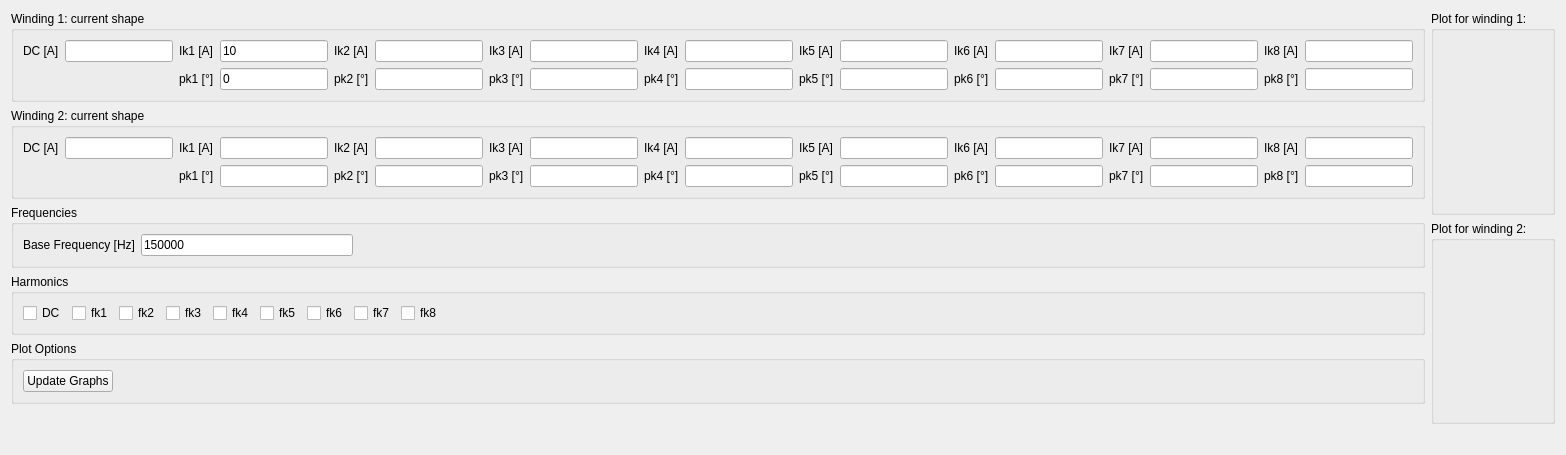
          <widget class="QWidget" name="excitation_QWidget">
           <attribute name="title">
            <string>Excitation</string>
           </attribute>
           <layout class="QGridLayout" name="gridLayout_15">
            <item row="0" column="0">
             <layout class="QHBoxLayout" name="horizontalLayout_2">
              <item>
               <layout class="QVBoxLayout" name="verticalLayout_3">
                <item>
                 <widget class="QGroupBox" name="md_winding1_current_groupBox">
                  <property name="title">
                   <string>Winding 1: current shape</string>
                  </property>
                  <layout class="QGridLayout" name="gridLayout_5">
                   <item row="1" column="16">
                    <widget class="QLabel" name="label_34">
                     <property name="text">
                      <string>pk8 [°]</string>
                     </property>
                    </widget>
                   </item>
                   <item row="1" column="11">
                    <widget class="QLineEdit" name="md_winding1_pk5_lineEdit"/>
                   </item>
                   <item row="0" column="15">
                    <widget class="QLineEdit" name="md_winding1_ik7_lineEdit"/>
                   </item>
                   <item row="0" column="5">
                    <widget class="QLineEdit" name="md_winding1_ik2_lineEdit"/>
                   </item>
                   <item row="1" column="8">
                    <widget class="QLabel" name="label_28">
                     <property name="text">
                      <string>pk4 [°]</string>
                     </property>
                    </widget>
                   </item>
                   <item row="0" column="4">
                    <widget class="QLabel" name="label_22">
                     <property name="text">
                      <string>Ik2 [A]</string>
                     </property>
                    </widget>
                   </item>
                   <item row="0" column="10">
                    <widget class="QLabel" name="label_25">
                     <property name="text">
                      <string>Ik5 [A]</string>
                     </property>
                    </widget>
                   </item>
                   <item row="0" column="3">
                    <widget class="QLineEdit" name="md_winding1_ik1_lineEdit">
                     <property name="text">
                      <string>10</string>
                     </property>
                    </widget>
                   </item>
                   <item row="0" column="12">
                    <widget class="QLabel" name="label_26">
                     <property name="text">
                      <string>Ik6 [A]</string>
                     </property>
                    </widget>
                   </item>
                   <item row="0" column="16">
                    <widget class="QLabel" name="label_32">
                     <property name="text">
                      <string>Ik8 [A]</string>
                     </property>
                    </widget>
                   </item>
                   <item row="0" column="1">
                    <widget class="QLineEdit" name="md_winding1_idc_lineEdit"/>
                   </item>
                   <item row="1" column="13">
                    <widget class="QLineEdit" name="md_winding1_pk6_lineEdit"/>
                   </item>
                   <item row="1" column="9">
                    <widget class="QLineEdit" name="md_winding1_pk4_lineEdit"/>
                   </item>
                   <item row="1" column="3">
                    <widget class="QLineEdit" name="md_winding1_pk1_lineEdit">
                     <property name="text">
                      <string>0</string>
                     </property>
                    </widget>
                   </item>
                   <item row="0" column="7">
                    <widget class="QLineEdit" name="md_winding1_ik3_lineEdit"/>
                   </item>
                   <item row="0" column="14">
                    <widget class="QLabel" name="label_31">
                     <property name="text">
                      <string>Ik7 [A]</string>
                     </property>
                    </widget>
                   </item>
                   <item row="1" column="6">
                    <widget class="QLabel" name="label_27">
                     <property name="text">
                      <string>pk3 [°]</string>
                     </property>
                    </widget>
                   </item>
                   <item row="0" column="2">
                    <widget class="QLabel" name="label_19">
                     <property name="text">
                      <string>Ik1 [A]</string>
                     </property>
                    </widget>
                   </item>
                   <item row="1" column="15">
                    <widget class="QLineEdit" name="md_winding1_pk7_lineEdit"/>
                   </item>
                   <item row="0" column="11">
                    <widget class="QLineEdit" name="md_winding1_ik5_lineEdit"/>
                   </item>
                   <item row="1" column="2">
                    <widget class="QLabel" name="label_20">
                     <property name="text">
                      <string>pk1 [°]</string>
                     </property>
                    </widget>
                   </item>
                   <item row="1" column="14">
                    <widget class="QLabel" name="label_33">
                     <property name="text">
                      <string>pk7 [°]</string>
                     </property>
                    </widget>
                   </item>
                   <item row="1" column="12">
                    <widget class="QLabel" name="label_30">
                     <property name="text">
                      <string>pk6 [°]</string>
                     </property>
                    </widget>
                   </item>
                   <item row="1" column="10">
                    <widget class="QLabel" name="label_29">
                     <property name="text">
                      <string>pk5 [°]</string>
                     </property>
                    </widget>
                   </item>
                   <item row="1" column="17">
                    <widget class="QLineEdit" name="md_winding1_pk8_lineEdit"/>
                   </item>
                   <item row="0" column="6">
                    <widget class="QLabel" name="label_23">
                     <property name="text">
                      <string>Ik3 [A]</string>
                     </property>
                    </widget>
                   </item>
                   <item row="1" column="4">
                    <widget class="QLabel" name="label_21">
                     <property name="text">
                      <string>pk2 [°]</string>
                     </property>
                    </widget>
                   </item>
                   <item row="0" column="9">
                    <widget class="QLineEdit" name="md_winding1_ik4_lineEdit"/>
                   </item>
                   <item row="0" column="17">
                    <widget class="QLineEdit" name="md_winding1_ik8_lineEdit"/>
                   </item>
                   <item row="1" column="7">
                    <widget class="QLineEdit" name="md_winding1_pk3_lineEdit"/>
                   </item>
                   <item row="0" column="8">
                    <widget class="QLabel" name="label_24">
                     <property name="text">
                      <string>Ik4 [A]</string>
                     </property>
                    </widget>
                   </item>
                   <item row="0" column="13">
                    <widget class="QLineEdit" name="md_winding1_ik6_lineEdit"/>
                   </item>
                   <item row="1" column="5">
                    <widget class="QLineEdit" name="md_winding1_pk2_lineEdit"/>
                   </item>
                   <item row="0" column="0">
                    <widget class="QLabel" name="label_64">
                     <property name="text">
                      <string>DC [A]</string>
                     </property>
                    </widget>
                   </item>
                  </layout>
                 </widget>
                </item>
                <item>
                 <widget class="QGroupBox" name="md_winding2_current_groupBox">
                  <property name="title">
                   <string>Winding 2: current shape</string>
                  </property>
                  <layout class="QGridLayout" name="gridLayout_6">
                   <item row="1" column="2">
                    <widget class="QLabel" name="label_42">
                     <property name="text">
                      <string>pk1 [°]</string>
                     </property>
                    </widget>
                   </item>
                   <item row="0" column="16">
                    <widget class="QLabel" name="label_35">
                     <property name="text">
                      <string>Ik8 [A]</string>
                     </property>
                    </widget>
                   </item>
                   <item row="1" column="15">
                    <widget class="QLineEdit" name="md_winding2_pk7_lineEdit"/>
                   </item>
                   <item row="0" column="5">
                    <widget class="QLineEdit" name="md_winding2_ik2_lineEdit"/>
                   </item>
                   <item row="1" column="3">
                    <widget class="QLineEdit" name="md_winding2_pk1_lineEdit"/>
                   </item>
                   <item row="1" column="4">
                    <widget class="QLabel" name="label_43">
                     <property name="text">
                      <string>pk2 [°]</string>
                     </property>
                    </widget>
                   </item>
                   <item row="0" column="15">
                    <widget class="QLineEdit" name="md_winding2_ik7_lineEdit"/>
                   </item>
                   <item row="0" column="13">
                    <widget class="QLineEdit" name="md_winding2_ik6_lineEdit"/>
                   </item>
                   <item row="0" column="17">
                    <widget class="QLineEdit" name="md_winding2_ik8_lineEdit"/>
                   </item>
                   <item row="1" column="8">
                    <widget class="QLabel" name="label_44">
                     <property name="text">
                      <string>pk4 [°]</string>
                     </property>
                    </widget>
                   </item>
                   <item row="0" column="4">
                    <widget class="QLabel" name="label_40">
                     <property name="text">
                      <string>Ik2 [A]</string>
                     </property>
                    </widget>
                   </item>
                   <item row="0" column="14">
                    <widget class="QLabel" name="label_39">
                     <property name="text">
                      <string>Ik7 [A]</string>
                     </property>
                    </widget>
                   </item>
                   <item row="1" column="6">
                    <widget class="QLabel" name="label_50">
                     <property name="text">
                      <string>pk3 [°]</string>
                     </property>
                    </widget>
                   </item>
                   <item row="0" column="2">
                    <widget class="QLabel" name="label_36">
                     <property name="text">
                      <string>Ik1 [A]</string>
                     </property>
                    </widget>
                   </item>
                   <item row="1" column="17">
                    <widget class="QLineEdit" name="md_winding2_pk8_lineEdit"/>
                   </item>
                   <item row="0" column="12">
                    <widget class="QLabel" name="label_38">
                     <property name="text">
                      <string>Ik6 [A]</string>
                     </property>
                    </widget>
                   </item>
                   <item row="0" column="6">
                    <widget class="QLabel" name="label_49">
                     <property name="text">
                      <string>Ik3 [A]</string>
                     </property>
                    </widget>
                   </item>
                   <item row="1" column="11">
                    <widget class="QLineEdit" name="md_winding2_pk5_lineEdit"/>
                   </item>
                   <item row="0" column="0">
                    <widget class="QLabel" name="label_66">
                     <property name="text">
                      <string>DC [A]</string>
                     </property>
                    </widget>
                   </item>
                   <item row="1" column="5">
                    <widget class="QLineEdit" name="md_winding2_pk2_lineEdit"/>
                   </item>
                   <item row="1" column="10">
                    <widget class="QLabel" name="label_45">
                     <property name="text">
                      <string>pk5 [°]</string>
                     </property>
                    </widget>
                   </item>
                   <item row="0" column="3">
                    <widget class="QLineEdit" name="md_winding2_ik1_lineEdit"/>
                   </item>
                   <item row="1" column="13">
                    <widget class="QLineEdit" name="md_winding2_pk6_lineEdit"/>
                   </item>
                   <item row="1" column="16">
                    <widget class="QLabel" name="label_48">
                     <property name="text">
                      <string>pk8 [°]</string>
                     </property>
                    </widget>
                   </item>
                   <item row="1" column="9">
                    <widget class="QLineEdit" name="md_winding2_pk4_lineEdit"/>
                   </item>
                   <item row="1" column="7">
                    <widget class="QLineEdit" name="md_winding2_pk3_lineEdit"/>
                   </item>
                   <item row="0" column="7">
                    <widget class="QLineEdit" name="md_winding2_ik3_lineEdit"/>
                   </item>
                   <item row="0" column="10">
                    <widget class="QLabel" name="label_37">
                     <property name="text">
                      <string>Ik5 [A]</string>
                     </property>
                    </widget>
                   </item>
                   <item row="1" column="12">
                    <widget class="QLabel" name="label_46">
                     <property name="text">
                      <string>pk6 [°]</string>
                     </property>
                    </widget>
                   </item>
                   <item row="0" column="8">
                    <widget class="QLabel" name="label_41">
                     <property name="text">
                      <string>Ik4 [A]</string>
                     </property>
                    </widget>
                   </item>
                   <item row="0" column="11">
                    <widget class="QLineEdit" name="md_winding2_ik5_lineEdit"/>
                   </item>
                   <item row="1" column="14">
                    <widget class="QLabel" name="label_47">
                     <property name="text">
                      <string>pk7 [°]</string>
                     </property>
                    </widget>
                   </item>
                   <item row="0" column="9">
                    <widget class="QLineEdit" name="md_winding2_ik4_lineEdit"/>
                   </item>
                   <item row="0" column="1">
                    <widget class="QLineEdit" name="md_winding2_idc_lineEdit"/>
                   </item>
                  </layout>
                 </widget>
                </item>
                <item>
                 <widget class="QGroupBox" name="groupBox_9">
                  <property name="title">
                   <string>Frequencies</string>
                  </property>
                  <layout class="QGridLayout" name="gridLayout_7">
                   <item row="0" column="3">
                    <spacer name="horizontalSpacer_5">
                     <property name="orientation">
                      <enum>Qt::Horizontal</enum>
                     </property>
                     <property name="sizeHint" stdset="0">
                      <size>
                       <width>40</width>
                       <height>20</height>
                      </size>
                     </property>
                    </spacer>
                   </item>
                   <item row="0" column="5">
                    <spacer name="horizontalSpacer_3">
                     <property name="orientation">
                      <enum>Qt::Horizontal</enum>
                     </property>
                     <property name="sizeHint" stdset="0">
                      <size>
                       <width>40</width>
                       <height>20</height>
                      </size>
                     </property>
                    </spacer>
                   </item>
                   <item row="0" column="4">
                    <spacer name="horizontalSpacer_4">
                     <property name="orientation">
                      <enum>Qt::Horizontal</enum>
                     </property>
                     <property name="sizeHint" stdset="0">
                      <size>
                       <width>40</width>
                       <height>20</height>
                      </size>
                     </property>
                    </spacer>
                   </item>
                   <item row="0" column="0">
                    <widget class="QLabel" name="label_51">
                     <property name="text">
                      <string>Base Frequency [Hz]</string>
                     </property>
                    </widget>
                   </item>
                   <item row="0" column="2">
                    <spacer name="horizontalSpacer_6">
                     <property name="orientation">
                      <enum>Qt::Horizontal</enum>
                     </property>
                     <property name="sizeHint" stdset="0">
                      <size>
                       <width>40</width>
                       <height>20</height>
                      </size>
                     </property>
                    </spacer>
                   </item>
                   <item row="0" column="11">
                    <spacer name="horizontalSpacer">
                     <property name="orientation">
                      <enum>Qt::Horizontal</enum>
                     </property>
                     <property name="sizeHint" stdset="0">
                      <size>
                       <width>40</width>
                       <height>20</height>
                      </size>
                     </property>
                    </spacer>
                   </item>
                   <item row="0" column="1">
                    <widget class="QLineEdit" name="md_base_frequency_lineEdit">
                     <property name="text">
                      <string>150000</string>
                     </property>
                    </widget>
                   </item>
                  </layout>
                 </widget>
                </item>
                <item>
                 <widget class="QGroupBox" name="groupBox_5">
                  <property name="title">
                   <string>Harmonics</string>
                  </property>
                  <layout class="QGridLayout" name="gridLayout_11">
                   <item row="0" column="6">
                    <widget class="QCheckBox" name="md_fk6_checkBox">
                     <property name="text">
                      <string>fk6</string>
                     </property>
                    </widget>
                   </item>
                   <item row="0" column="9">
                    <spacer name="horizontalSpacer_2">
                     <property name="orientation">
                      <enum>Qt::Horizontal</enum>
                     </property>
                     <property name="sizeHint" stdset="0">
                      <size>
                       <width>40</width>
                       <height>20</height>
                      </size>
                     </property>
                    </spacer>
                   </item>
                   <item row="0" column="8">
                    <widget class="QCheckBox" name="md_fk8_checkBox">
                     <property name="text">
                      <string>fk8</string>
                     </property>
                    </widget>
                   </item>
                   <item row="0" column="1">
                    <widget class="QCheckBox" name="md_fk1_checkBox">
                     <property name="text">
                      <string>fk1</string>
                     </property>
                    </widget>
                   </item>
                   <item row="0" column="3">
                    <widget class="QCheckBox" name="md_fk3_checkBox">
                     <property name="text">
                      <string>fk3</string>
                     </property>
                    </widget>
                   </item>
                   <item row="0" column="4">
                    <widget class="QCheckBox" name="md_fk4_checkBox">
                     <property name="text">
                      <string>fk4</string>
                     </property>
                    </widget>
                   </item>
                   <item row="0" column="7">
                    <widget class="QCheckBox" name="md_fk7_checkBox">
                     <property name="text">
                      <string>fk7</string>
                     </property>
                    </widget>
                   </item>
                   <item row="0" column="2">
                    <widget class="QCheckBox" name="md_fk2_checkBox">
                     <property name="text">
                      <string>fk2</string>
                     </property>
                    </widget>
                   </item>
                   <item row="0" column="5">
                    <widget class="QCheckBox" name="md_fk5_checkBox">
                     <property name="text">
                      <string>fk5</string>
                     </property>
                    </widget>
                   </item>
                   <item row="0" column="0">
                    <widget class="QCheckBox" name="md_dc_checkBox">
                     <property name="text">
                      <string>DC</string>
                     </property>
                    </widget>
                   </item>
                  </layout>
                 </widget>
                </item>
                <item>
                 <widget class="QGroupBox" name="groupBox_14">
                  <property name="title">
                   <string>Plot Options</string>
                  </property>
                  <layout class="QGridLayout" name="gridLayout_18">
                   <item row="0" column="1">
                    <widget class="QPushButton" name="md_excitation_update_graph_Button">
                     <property name="text">
                      <string>Update Graphs</string>
                     </property>
                    </widget>
                   </item>
                   <item row="0" column="3">
                    <spacer name="horizontalSpacer_8">
                     <property name="orientation">
                      <enum>Qt::Horizontal</enum>
                     </property>
                     <property name="sizeHint" stdset="0">
                      <size>
                       <width>40</width>
                       <height>20</height>
                      </size>
                     </property>
                    </spacer>
                   </item>
                   <item row="0" column="2">
                    <spacer name="horizontalSpacer_7">
                     <property name="orientation">
                      <enum>Qt::Horizontal</enum>
                     </property>
                     <property name="sizeHint" stdset="0">
                      <size>
                       <width>40</width>
                       <height>20</height>
                      </size>
                     </property>
                    </spacer>
                   </item>
                  </layout>
                 </widget>
                </item>
                <item>
                 <spacer name="verticalSpacer">
                  <property name="orientation">
                   <enum>Qt::Vertical</enum>
                  </property>
                  <property name="sizeHint" stdset="0">
                   <size>
                    <width>20</width>
                    <height>40</height>
                   </size>
                  </property>
                 </spacer>
                </item>
               </layout>
              </item>
              <item>
               <layout class="QVBoxLayout" name="verticalLayout_4">
                <item>
                 <widget class="QGroupBox" name="groupBox_12">
                  <property name="title">
                   <string>Plot for winding 1:</string>
                  </property>
                  <layout class="QGridLayout" name="gridLayout_16">
                   <item row="0" column="0">
                    <widget class="QLabel" name="md_graphic_winding_1">
                     <property name="text">
                      <string/>
                     </property>
                    </widget>
                   </item>
                  </layout>
                 </widget>
                </item>
                <item>
                 <widget class="QGroupBox" name="groupBox_13">
                  <property name="title">
                   <string>Plot for winding 2:</string>
                  </property>
                  <layout class="QGridLayout" name="gridLayout_17">
                   <item row="0" column="0">
                    <widget class="QLabel" name="md_graphic_winding_2">
                     <property name="text">
                      <string/>
                     </property>
                    </widget>
                   </item>
                  </layout>
                 </widget>
                </item>
                <item>
                 <spacer name="horizontalSpacer_10">
                  <property name="orientation">
                   <enum>Qt::Horizontal</enum>
                  </property>
                  <property name="sizeHint" stdset="0">
                   <size>
                    <width>40</width>
                    <height>20</height>
                   </size>
                  </property>
                 </spacer>
                </item>
               </layout>
              </item>
             </layout>
            </item>
           </layout>
          </widget>
